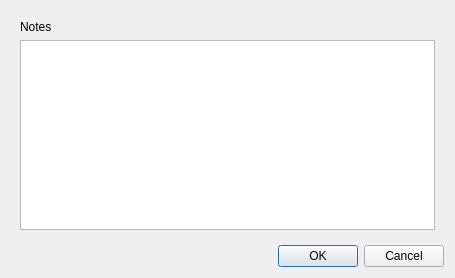
<?xml version="1.0" encoding="UTF-8"?>
<ui version="4.0">
 <class>Dialog</class>
 <widget class="QDialog" name="Dialog">
  <property name="geometry">
   <rect>
    <x>0</x>
    <y>0</y>
    <width>455</width>
    <height>278</height>
   </rect>
  </property>
  <property name="windowTitle">
   <string>Dialog</string>
  </property>
  <layout class="QVBoxLayout" name="verticalLayout">
   <item>
    <widget class="QStackedWidget" name="stackedWidget">
     <property name="currentIndex">
      <number>1</number>
     </property>
     <widget class="QWidget" name="page">
      <layout class="QVBoxLayout" name="verticalLayout_2">
       <item>
        <layout class="QGridLayout" name="gridLayout">
         <item row="0" column="0">
          <widget class="QLabel" name="label">
           <property name="text">
            <string>First</string>
           </property>
          </widget>
         </item>
         <item row="0" column="1">
          <widget class="QLineEdit" name="txtFirst"/>
         </item>
         <item row="1" column="0">
          <widget class="QLabel" name="label_2">
           <property name="text">
            <string>Last</string>
           </property>
          </widget>
         </item>
         <item row="1" column="1">
          <widget class="QLineEdit" name="txtLast"/>
         </item>
         <item row="2" column="0">
          <widget class="QLabel" name="label_3">
           <property name="text">
            <string>Email</string>
           </property>
          </widget>
         </item>
         <item row="2" column="1">
          <widget class="QLineEdit" name="txtEmail"/>
         </item>
        </layout>
       </item>
       <item>
        <widget class="QRadioButton" name="radioButton">
         <property name="text">
          <string>Male</string>
         </property>
        </widget>
       </item>
       <item>
        <widget class="QRadioButton" name="radioButton_2">
         <property name="text">
          <string>Female</string>
         </property>
        </widget>
       </item>
       <item>
        <spacer name="verticalSpacer">
         <property name="orientation">
          <enum>Qt::Vertical</enum>
         </property>
         <property name="sizeHint" stdset="0">
          <size>
           <width>20</width>
           <height>40</height>
          </size>
         </property>
        </spacer>
       </item>
      </layout>
     </widget>
     <widget class="QWidget" name="page_2">
      <layout class="QVBoxLayout" name="verticalLayout_3">
       <item>
        <widget class="QLabel" name="label_4">
         <property name="text">
          <string>Notes</string>
         </property>
        </widget>
       </item>
       <item>
        <widget class="QPlainTextEdit" name="plainTextEdit"/>
       </item>
      </layout>
     </widget>
     <widget class="QWidget" name="page_3">
      <layout class="QVBoxLayout" name="verticalLayout_4">
       <item>
        <widget class="QFrame" name="frame">
         <property name="frameShape">
          <enum>QFrame::StyledPanel</enum>
         </property>
         <property name="frameShadow">
          <enum>QFrame::Raised</enum>
         </property>
         <layout class="QHBoxLayout" name="horizontalLayout">
          <item>
           <widget class="QLabel" name="label_5">
            <property name="text">
             <string>Birthday</string>
            </property>
           </widget>
          </item>
          <item>
           <widget class="QDateEdit" name="dateEdit"/>
          </item>
         </layout>
        </widget>
       </item>
      </layout>
     </widget>
    </widget>
   </item>
   <item>
    <widget class="QDialogButtonBox" name="buttonBox">
     <property name="standardButtons">
      <set>QDialogButtonBox::Cancel|QDialogButtonBox::Ok</set>
     </property>
    </widget>
   </item>
  </layout>
 </widget>
 <resources/>
 <connections/>
</ui>
